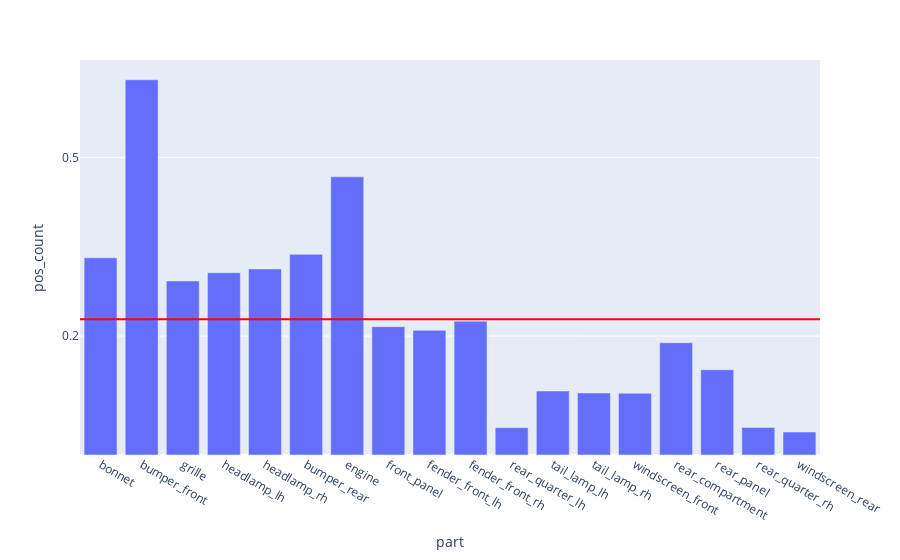

Source (notebook cell):
### Code cell
fig = px.bar(evalMetrics, x = 'part', y = 'pos_count')

fig.add_hline(y=avgPosCount, line_width=2, line_color="red")

fig.update_layout(
    yaxis = dict(
        tickmode = 'array',
        tickvals = [np.format_float_positional(avgTp, 2), 0.2, 0.5, 0.7],
    )
)

### Figure 1 — Plotly figure (JSON) as saved in the notebook; plotly's stock layout.template omitted (floating-point values rounded to 4 significant figures)
{"data": [{"alignmentgroup": "True", "hovertemplate": "part=%{x}<br>pos_count=%{y}<extra></extra>", "legendgroup": "", "marker": {"color": "#636efa", "pattern": {"shape": ""}}, "name": "", "offsetgroup": "", "orientation": "v", "showlegend": false, "textposition": "auto", "type": "bar", "x": ["bonnet", "bumper_front", "grille", "headlamp_lh", "headlamp_rh", "bumper_rear", "engine", "front_panel", "fender_front_lh", "fender_front_rh", "rear_quarter_lh", "tail_lamp_lh", "tail_lamp_rh", "windscreen_front", "rear_compartment", "rear_panel", "rear_quarter_rh", "windscreen_rear"], "xaxis": "x", "y": [0.3316, 0.631, 0.2927, 0.3065, 0.3128, 0.3374, 0.4678, 0.2158, 0.2096, 0.225, 0.04597, 0.1076, 0.1043, 0.1038, 0.1889, 0.1433, 0.04639, 0.03865], "yaxis": "y"}], "layout": {"barmode": "relative", "legend": {"tracegroupgap": 0}, "margin": {"t": 60}, "shapes": [{"line": {"color": "red", "width": 2}, "type": "line", "x0": 0, "x1": 1, "xref": "x domain", "y0": 0.2283, "y1": 0.2283, "yref": "y"}], "xaxis": {"anchor": "y", "domain": [0, 1], "title": {"text": "part"}}, "yaxis": {"anchor": "x", "domain": [0, 1], "tickmode": "array", "tickvals": ["0.71", 0.2, 0.5, 0.7], "title": {"text": "pos_count"}}}}
